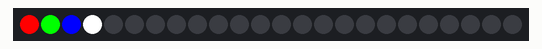
This sketch was run on a simulated Arduino Uno, built with avr-gcc and run on an emulated ATmega328P. Shown: 24 RGB LEDs in strip order, left to right.

Above: at 0.1 s.
At 8.1 s:
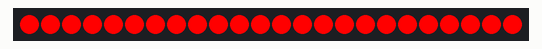
At 10.1 s:
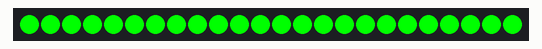
At 21.6 s:
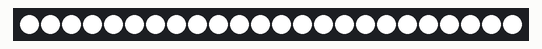
At 23.9 s:
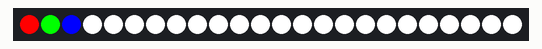
At 38.3 s:
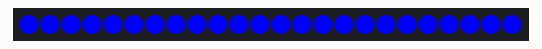

The sketch:

RGBW_ATOPLANET_TEST.ino
```cpp
/* 본 코드는 아토플래닛 주식회사와 씽코딩이 제공하는
 * 네오픽셀 교육용 테스트 코드입니다. 학습 및 연구에 도움이 되길 바랍니다.^^
 */

#include <Adafruit_NeoPixel.h>
#ifdef __AVR__
  #include <avr/power.h>
#endif

#define PIN 5 // 네오픽셀 연결 디지털 핀 번호 적기
#define NUM_LEDS 24 // 네오픽셀 소자 수, 1부터 시작. (3개 연결시, 3 작성)
#define BRIGHTNESS 255 // 네오픽셀 밝기 설정 0(어두움) ~ 255(밝음)

Adafruit_NeoPixel strip = Adafruit_NeoPixel(NUM_LEDS, PIN, NEO_GRBW + NEO_KHZ800);

void setup() {
  strip.setBrightness(BRIGHTNESS);
  strip.begin(); // 네오픽셀 제어 시작
  strip.show(); // 네오픽셀 점등
}

void loop() {
  strip.begin();
  strip.setPixelColor(0,255,0,0,0); // 첫 번째 숫자: 0번째(1번) 픽셀 소자, 0=1번째 픽셀, 1=2번째 픽셀 ...
  strip.setPixelColor(1, 0,255,0,0); // 둘째, 셋제, 넷째는 R(RED), G(GREEN), B(BLUE), W(White)값, 0~255사이 표현
  strip.setPixelColor(2, 0,0,255,0); // 3번째 픽셀에 B(Blue)소자를 255로 켜기
  strip.setPixelColor(3, 0,0,0,255); // 4번째 픽셀에 W(White)소자를 255로 켜기
  strip.show();
  delay(8000);

  colorWipe(strip.Color(255,0,0,0),0); //  colorWipe함수를 이용하면 모든 네오픽셀을 동일한 색상으로 변경
  delay(2000);
  colorWipe(strip.Color(0,255,0,0),0); // 소괄호 내 4개 숫자가 RGBW
  delay(2000);
  colorWipe(strip.Color(0,0,255,0),100); // 뒤의 0은 딜레이 타임으로, 숫자를 넣으면 픽셀이 하나 하나씩 천천히 색상이 바뀜
  delay(2000);
  colorWipe(strip.Color(0,0,0,255),1500);
  delay(2000);
}


void colorWipe(uint32_t c, uint8_t wait) {
  for(uint16_t i=0; i<strip.numPixels(); i++) {
    strip.setPixelColor(i, c);
    strip.show();
    delay(wait);
  }
}
```

Measured:
- what the display in image 1 shows lasts 2.1 s, from 8.0 s to 10.1 s
- what the display in image 3 shows lasts 2.2 s, from 21.6 s to 23.8 s
- what the display in image 4 shows lasts 8.0 s, from 23.8 s to 31.8 s
